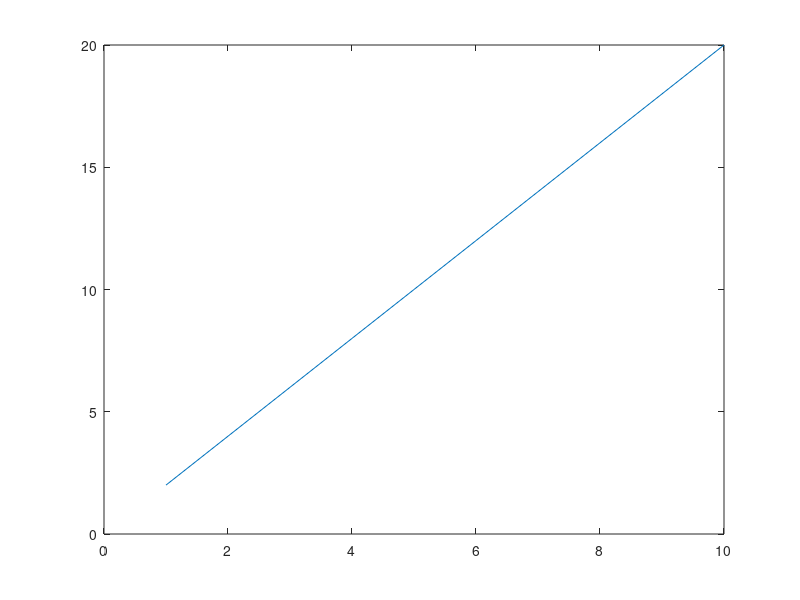

Reproduce this figure in MATLAB. (Note: this script raises an error after producing the figure.)
clear; clc; close all;
x = 1:10;
y = 2: 2 : 20;

plot(x,y);
colorbar('southoutside','Ticks',[0,0.20,0.4,0.6,0.8,1],'TickLabels',{'V_{min}, 10 m/s','11 m/s','12 m/s','13 m/s','14 m/s','V_{max},15 m/s'},'fontsize',14);

